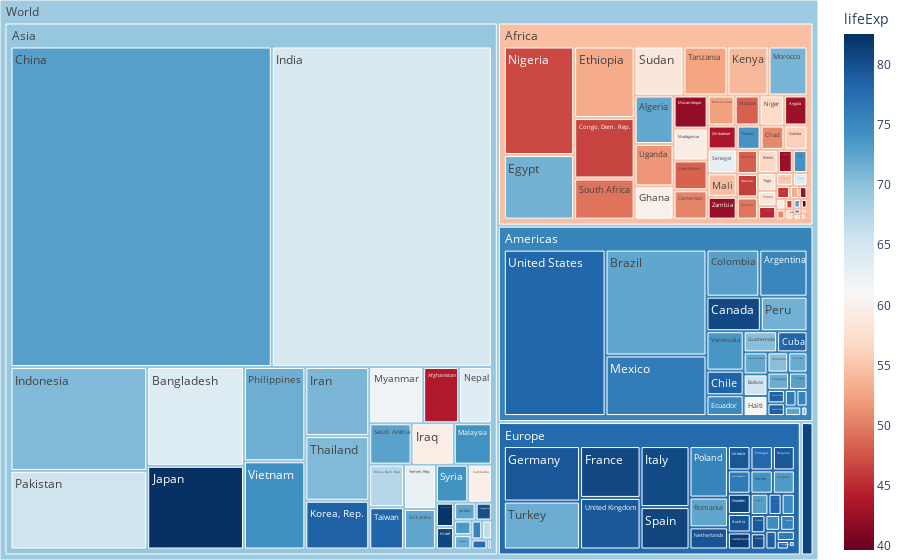

The cell this chart's notebook holds for it:
### Code cell
import pandas as pd
import plotly.express as px

df = pd.read_csv('../../../data/paises_vida.csv', index_col=0)
df = df.dropna()
df = df[df['year'] == 2007]
df

fig = px.treemap(
    df, 
    path=[px.Constant('World'), 'continent', 'country'], 
    values='pop',
    color='lifeExp',
    color_continuous_scale='RdBu',
)
fig.update_layout(margin={"r": 0, "t": 0, "l": 0, "b": 0})
fig.show()

### Figure 1 — Plotly figure (JSON) as saved in the notebook; plotly's stock layout.template omitted (floating-point values rounded to 4 significant figures; data arrays with more than 128 entries replaced by an {"elided": "..."} marker saying what was removed)
{"data": [{"branchvalues": "total", "customdata": {"elided": "148x1 float values"}, "domain": {"x": [0, 1], "y": [0, 1]}, "hovertemplate": "labels=%{label}<br>pop=%{value}<br>parent=%{parent}<br>id=%{id}<br>lifeExp=%{color}<extra></extra>", "ids": {"elided": "148 str values"}, "labels": {"elided": "148 str values"}, "marker": {"coloraxis": "coloraxis", "colors": {"elided": "148 float values"}}, "name": "", "parents": {"elided": "148 str values"}, "values": {"elided": "148 int values"}, "type": "treemap"}], "layout": {"coloraxis": {"colorbar": {"title": {"text": "lifeExp"}}, "colorscale": [[0, "rgb(103,0,31)"], [0.1, "rgb(178,24,43)"], [0.2, "rgb(214,96,77)"], [0.3, "rgb(244,165,130)"], [0.4, "rgb(253,219,199)"], [0.5, "rgb(247,247,247)"], [0.6, "rgb(209,229,240)"], [0.7, "rgb(146,197,222)"], [0.8, "rgb(67,147,195)"], [0.9, "rgb(33,102,172)"], [1, "rgb(5,48,97)"]]}, "legend": {"tracegroupgap": 0}, "margin": {"t": 0, "r": 0, "l": 0, "b": 0}}}
